Frame 1 (no input): blank canvas, image omitted
Frame 60 (no input): blank canvas, image omitted
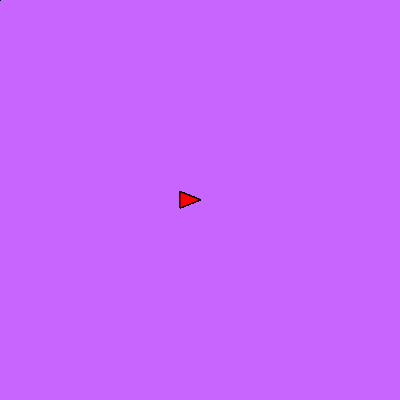
Frame 120 (the mouse pressed at the canvas centre since frame 60)

The p5.js sketch whose frames 1 and 60 were blank and that drew this single picture after the mouse press (run headless with seeded random() and noise() and a simulated clock; from frame 60 on, the mouse is pressed at the canvas centre):

// p5.js sketch
// ── sketch.js
function setup() {
    createCanvas(400, 400);
  background(200, 100, 300);
}

function draw() {
  fill(255, 0, 0);
  triangle(mouseX, mouseY, mouseX-20, mouseY+8, mouseX-20, mouseY-8);
}
